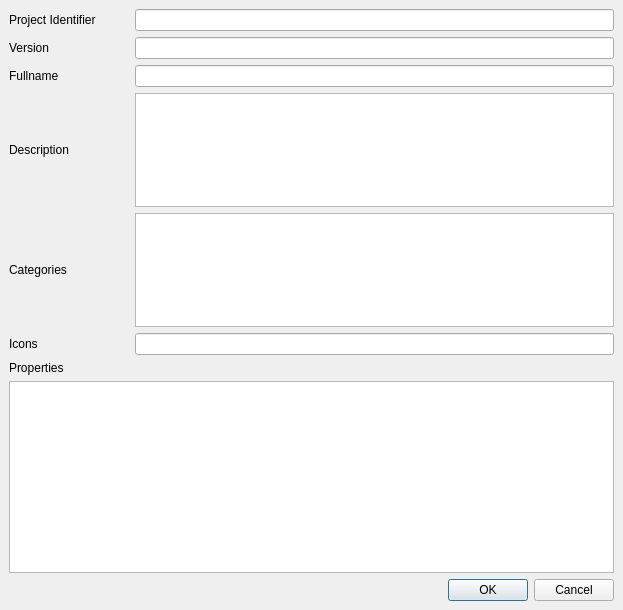
<ui version="4.0" >
 <class>PackageInfo</class>
 <widget class="QDialog" name="PackageInfo" >
  <property name="geometry" >
   <rect>
    <x>0</x>
    <y>0</y>
    <width>623</width>
    <height>610</height>
   </rect>
  </property>
  <property name="windowTitle" >
   <string>Dialog</string>
  </property>
  <layout class="QVBoxLayout" >
   <property name="margin" >
    <number>9</number>
   </property>
   <property name="spacing" >
    <number>6</number>
   </property>
   <item>
    <layout class="QVBoxLayout" >
     <property name="margin" >
      <number>0</number>
     </property>
     <property name="spacing" >
      <number>6</number>
     </property>
     <item>
      <layout class="QGridLayout" >
       <property name="margin" >
        <number>0</number>
       </property>
       <property name="spacing" >
        <number>6</number>
       </property>
       <item row="5" column="0" >
        <widget class="QLabel" name="label_icons" >
         <property name="text" >
          <string>Icons</string>
         </property>
        </widget>
       </item>
       <item row="0" column="1" >
        <widget class="QLineEdit" name="line_edit_idproj" >
         <property name="sizePolicy" >
          <sizepolicy>
           <hsizetype>7</hsizetype>
           <vsizetype>0</vsizetype>
           <horstretch>4</horstretch>
           <verstretch>0</verstretch>
          </sizepolicy>
         </property>
        </widget>
       </item>
       <item row="4" column="0" >
        <widget class="QLabel" name="label_categories" >
         <property name="text" >
          <string>Categories</string>
         </property>
        </widget>
       </item>
       <item row="3" column="0" >
        <widget class="QLabel" name="label_description" >
         <property name="sizePolicy" >
          <sizepolicy>
           <hsizetype>5</hsizetype>
           <vsizetype>0</vsizetype>
           <horstretch>0</horstretch>
           <verstretch>0</verstretch>
          </sizepolicy>
         </property>
         <property name="text" >
          <string>Description</string>
         </property>
        </widget>
       </item>
       <item row="5" column="1" >
        <widget class="QLineEdit" name="line_edit_icons" >
         <property name="sizePolicy" >
          <sizepolicy>
           <hsizetype>7</hsizetype>
           <vsizetype>0</vsizetype>
           <horstretch>1</horstretch>
           <verstretch>0</verstretch>
          </sizepolicy>
         </property>
        </widget>
       </item>
       <item row="3" column="1" >
        <widget class="QTextEdit" name="text_edit_description" >
         <property name="sizePolicy" >
          <sizepolicy>
           <hsizetype>7</hsizetype>
           <vsizetype>7</vsizetype>
           <horstretch>0</horstretch>
           <verstretch>1</verstretch>
          </sizepolicy>
         </property>
        </widget>
       </item>
       <item row="0" column="0" >
        <widget class="QLabel" name="label_idproj" >
         <property name="sizePolicy" >
          <sizepolicy>
           <hsizetype>1</hsizetype>
           <vsizetype>5</vsizetype>
           <horstretch>1</horstretch>
           <verstretch>0</verstretch>
          </sizepolicy>
         </property>
         <property name="text" >
          <string>Project Identifier</string>
         </property>
        </widget>
       </item>
       <item row="2" column="1" >
        <widget class="QLineEdit" name="line_edit_fullname" />
       </item>
       <item row="4" column="1" >
        <widget class="QListWidget" name="list_categories" >
         <property name="sizePolicy" >
          <sizepolicy>
           <hsizetype>7</hsizetype>
           <vsizetype>7</vsizetype>
           <horstretch>0</horstretch>
           <verstretch>1</verstretch>
          </sizepolicy>
         </property>
        </widget>
       </item>
       <item row="2" column="0" >
        <widget class="QLabel" name="label_fullname" >
         <property name="text" >
          <string>Fullname</string>
         </property>
        </widget>
       </item>
       <item row="1" column="1" >
        <widget class="QLineEdit" name="line_edit_version" >
         <property name="sizePolicy" >
          <sizepolicy>
           <hsizetype>7</hsizetype>
           <vsizetype>0</vsizetype>
           <horstretch>1</horstretch>
           <verstretch>0</verstretch>
          </sizepolicy>
         </property>
        </widget>
       </item>
       <item row="1" column="0" >
        <widget class="QLabel" name="label_version" >
         <property name="sizePolicy" >
          <sizepolicy>
           <hsizetype>1</hsizetype>
           <vsizetype>5</vsizetype>
           <horstretch>1</horstretch>
           <verstretch>0</verstretch>
          </sizepolicy>
         </property>
         <property name="text" >
          <string>Version</string>
         </property>
        </widget>
       </item>
      </layout>
     </item>
     <item>
      <widget class="QLabel" name="label_properties" >
       <property name="text" >
        <string>Properties</string>
       </property>
      </widget>
     </item>
     <item>
      <widget class="QTreeView" name="tree_view_properties" >
       <property name="sizePolicy" >
        <sizepolicy>
         <hsizetype>7</hsizetype>
         <vsizetype>1</vsizetype>
         <horstretch>0</horstretch>
         <verstretch>2</verstretch>
        </sizepolicy>
       </property>
      </widget>
     </item>
    </layout>
   </item>
   <item>
    <widget class="QDialogButtonBox" name="buttonBox" >
     <property name="orientation" >
      <enum>Qt::Horizontal</enum>
     </property>
     <property name="standardButtons" >
      <set>QDialogButtonBox::Cancel|QDialogButtonBox::NoButton|QDialogButtonBox::Ok</set>
     </property>
    </widget>
   </item>
  </layout>
 </widget>
 <resources/>
 <connections/>
</ui>
